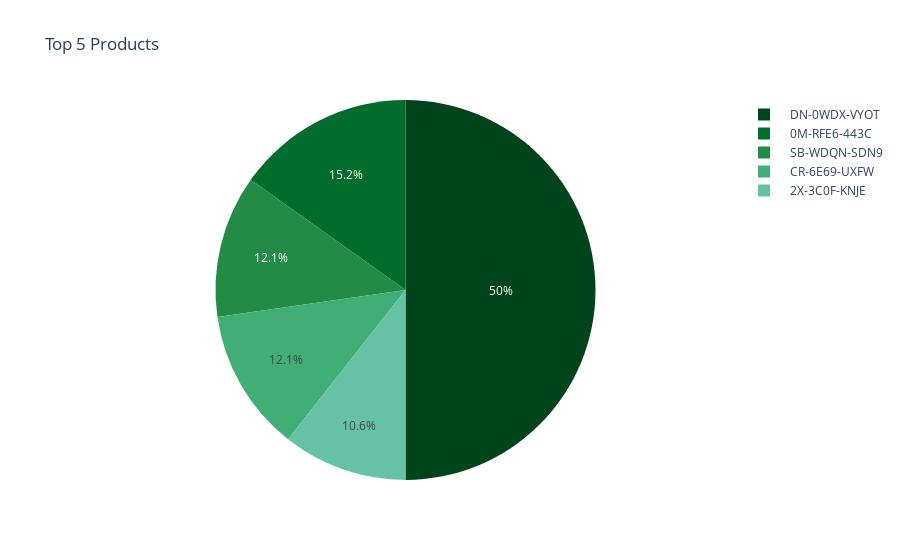

Notebook cell for this chart:
### Code cell
top_cities = df.groupby('sku').size().reset_index().rename(columns={0: 'Total'}).sort_values('Total', ascending=False).head()
fig = px.pie(top_cities, values='Total', names='sku', color_discrete_sequence=px.colors.sequential.BuGn_r, title='Top 5 Products')
fig.show()

### Figure 1 — Plotly figure (JSON) as saved in the notebook; plotly's stock layout.template omitted (floating-point values rounded to 4 significant figures)
{"data": [{"domain": {"x": [0, 1], "y": [0, 1]}, "hovertemplate": "sku=%{label}<br>Total=%{value}<extra></extra>", "labels": ["  DN-0WDX-VYOT", "  0M-RFE6-443C", "  SB-WDQN-SDN9", "  CR-6E69-UXFW", "  2X-3C0F-KNJE"], "legendgroup": "", "name": "", "showlegend": true, "type": "pie", "values": [33, 10, 8, 8, 7]}], "layout": {"legend": {"tracegroupgap": 0}, "piecolorway": ["rgb(0,68,27)", "rgb(0,109,44)", "rgb(35,139,69)", "rgb(65,174,118)", "rgb(102,194,164)", "rgb(153,216,201)", "rgb(204,236,230)", "rgb(229,245,249)", "rgb(247,252,253)"], "title": {"text": "Top 5 Products"}}}
